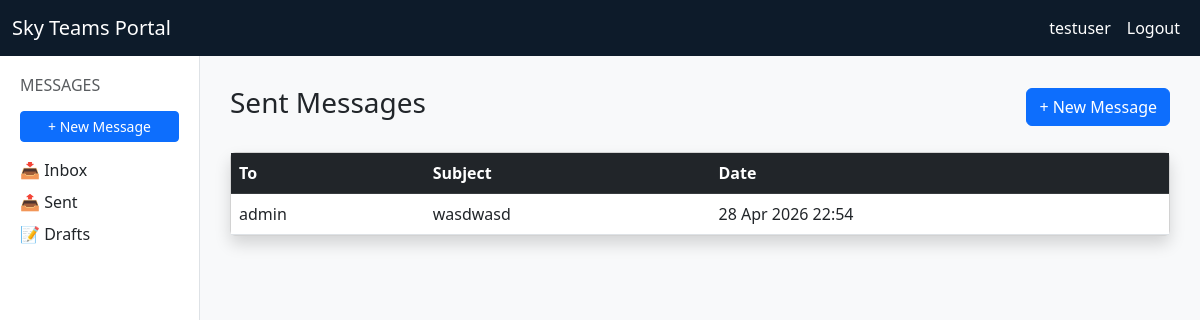
The page /messaging/sent/ (signed in) on the database its author committed.
### accounts/models.py (models this page shows, shortened)
class CustomUser(AbstractUser):
    email = models.EmailField(unique=True)

### messaging/models.py (models this page shows, shortened)
class Message(models.Model):
    sender = models.ForeignKey(
        settings.AUTH_USER_MODEL,
        on_delete=models.CASCADE,
        related_name='sent_messages'
    )
    recipients = models.ManyToManyField(
        settings.AUTH_USER_MODEL,
        related_name='received_messages'
    )
    subject = models.CharField(max_length=255)
    body = models.TextField()
    created_at = models.DateTimeField(auto_now_add=True)
    is_draft = models.BooleanField(default=False)
    is_read = models.BooleanField(default=False)
    class Meta:
        ordering = ['-created_at']

### messaging/views.py (the view)
# urls.py: path('sent/', views.sent, name='sent'),
@login_required
def sent(request):
    sent_messages = Message.objects.filter(
        sender=request.user,
        is_draft=False
    )
    return render(request, 'messaging/sent.html', {'messages_list': sent_messages})

### templates/messaging/sent.html
{% extends 'base.html' %}
{% block content %}
<div class="d-flex justify-content-between align-items-center mb-4">
    <h3>Sent Messages</h3>
    <a href="{% url 'compose' %}" class="btn btn-primary">+ New Message</a>
</div>
<div class="card shadow">
    <div class="card-body p-0">
        <table class="table table-hover mb-0">
            <thead class="table-dark">
                <tr>
                    <th>To</th>
                    <th>Subject</th>
                    <th>Date</th>
                </tr>
            </thead>
            <tbody>
                {% for msg in messages_list %}
                <tr class="message-row"
                    onclick="window.location='{% url 'view_message' msg.pk %}'">
                    <td>{% for r in msg.recipients.all %}{{ r.username }}{% if not forloop.last %}, {% endif %}{% endfor %}</td>
                    <td>{{ msg.subject }}</td>
                    <td>{{ msg.created_at|date:"d M Y H:i" }}</td>
                </tr>
                {% empty %}
                <tr>
                    <td colspan="3" class="text-center text-muted py-4">No sent messages.</td>
                </tr>
                {% endfor %}
            </tbody>
        </table>
    </div>
</div>
{% endblock %}

### templates/base.html (shortened to what this page needs)
<!DOCTYPE html>
<html lang="en">
<head>
    <link href="https://cdn.jsdelivr.net/npm/bootstrap@5.3.0/dist/css/bootstrap.min.css" rel="stylesheet">
</head>
<body>
<nav class="navbar navbar-expand-lg">
    <div class="container-fluid">
        <a class="navbar-brand" href="/">Sky Teams Portal</a>
        <div class="collapse navbar-collapse">
            <ul class="navbar-nav ms-auto">
                {% if user.is_authenticated %}
                <li class="nav-item"><a class="nav-link" href="{% url 'profile' %}">{{ user.username }}</a></li>
                <li class="nav-item"><a class="nav-link" href="{% url 'logout' %}">Logout</a></li>
                {% else %}
                <li class="nav-item"><a class="nav-link" href="{% url 'login' %}">Login</a></li>
                <li class="nav-item"><a class="nav-link" href="{% url 'register' %}">Register</a></li>
                {% endif %}
            </ul>
        </div>
    </div>
</nav>
<div class="container-fluid">
    <div class="row">
        {% if user.is_authenticated %}
        <div class="col-md-2 sidebar">
            <h6 class="text-muted mb-3">MESSAGES</h6>
            <a href="{% url 'compose' %}" class="btn btn-primary btn-sm w-100 mb-3">+ New Message</a>
            <ul class="list-unstyled">
                <li><a href="{% url 'inbox' %}" class="text-decoration-none text-dark">📥 Inbox</a></li>
                <li class="mt-2"><a href="{% url 'sent' %}" class="text-decoration-none text-dark">📤 Sent</a></li>
                <li class="mt-2"><a href="{% url 'drafts' %}" class="text-decoration-none text-dark">📝 Drafts</a></li>
            </ul>
        </div>
        {% endif %}
        <div class="col-md-{% if user.is_authenticated %}10{% else %}12{% endif %} main-content">
            {% block content %}{% endblock %}
        </div>
    </div>
</div>
</body>
</html>

### templates/base.html (style rules this page uses)
body { background-color: #f8f9fa; }
.navbar { background-color: #0d1b2a; }
.navbar-brand, .nav-link { color: #ffffff !important; }
.sidebar { background-color: #ffffff; border-right: 1px solid #dee2e6; min-height: calc(100vh - 56px); padding: 20px; }
.main-content { padding: 30px; }

### rows shown on the page
CustomUser: username "testuser"
Message: subject "wasdwasd", created_at "28 Apr 2026 22:54"
CustomUser: username "admin"
